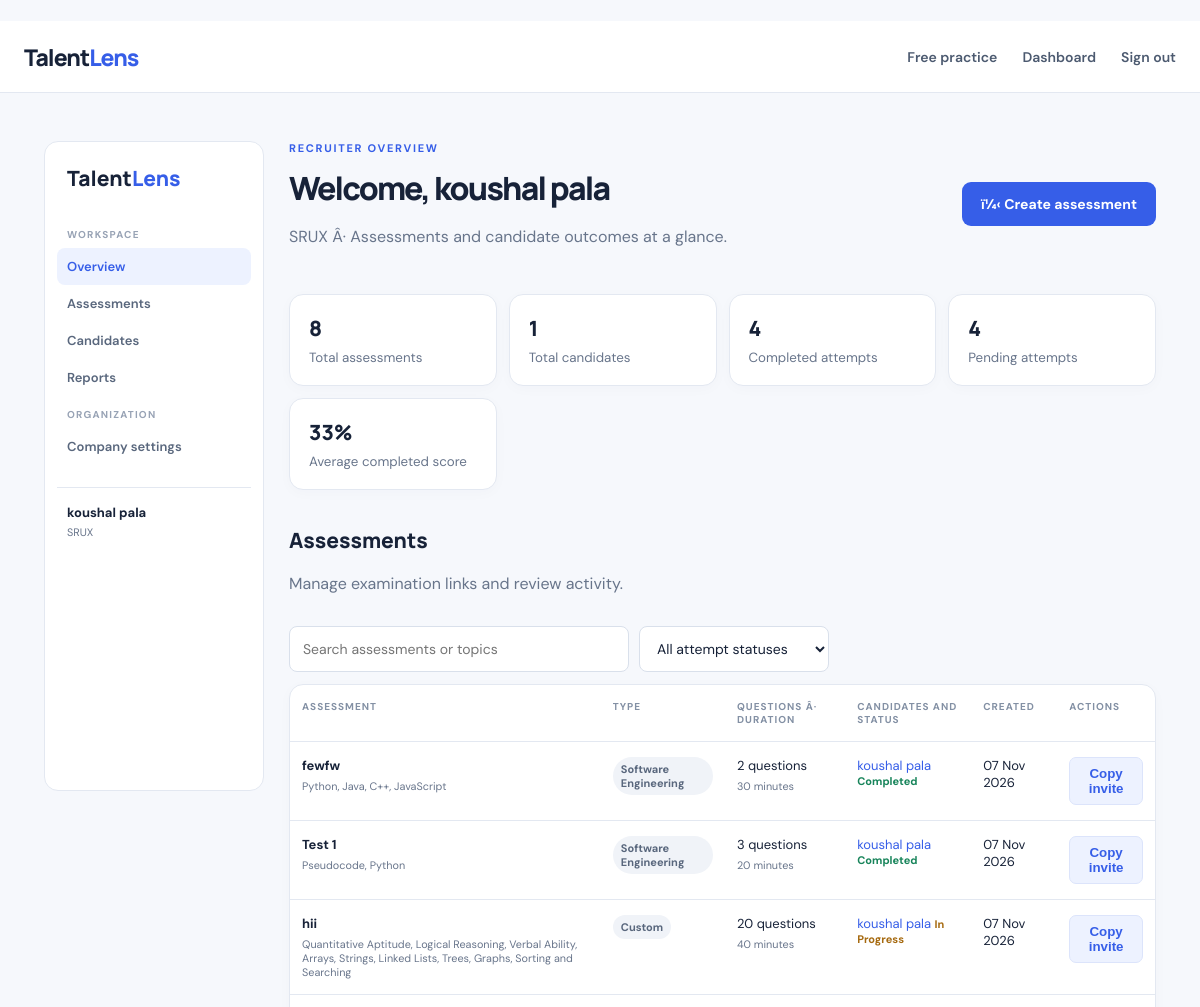
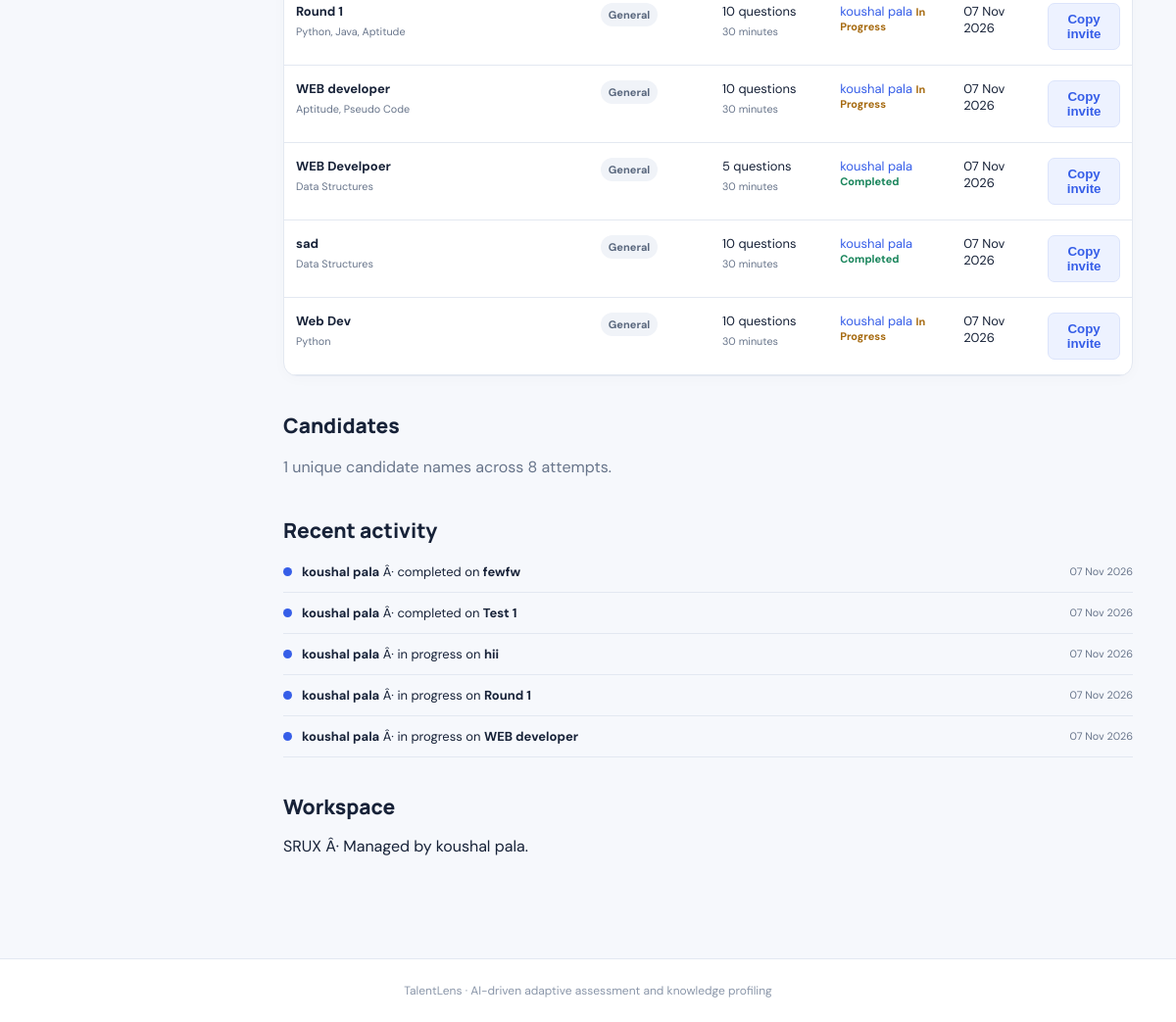
The page /dashboard (signed in) on the database its author committed (2 pictures, top to bottom).
### db_models.py (models this page shows, shortened)
class User(UserMixin, db.Model):
    id=db.Column(db.Integer,primary_key=True)
    company=db.Column(db.String(160),nullable=False)
    name=db.Column(db.String(120),nullable=False)
    email=db.Column(db.String(180),unique=True,nullable=False,index=True)
    password_hash=db.Column(db.String(255),nullable=False)
    created_at=db.Column(db.DateTime,default=lambda: datetime.now(timezone.utc).replace(tzinfo=None))

class Assessment(db.Model):
    id=db.Column(db.Integer,primary_key=True)
    recruiter_id=db.Column(db.Integer,db.ForeignKey("user.id"),nullable=True,index=True)
    title=db.Column(db.String(180),nullable=False)
    topic=db.Column(db.String(300),nullable=False)
    question_count=db.Column(db.Integer,default=10)
    duration_minutes=db.Column(db.Integer,default=30)
    token=db.Column(db.String(64),unique=True,index=True,nullable=False)
    kind=db.Column(db.String(20),default="recruiter")
    description=db.Column(db.Text,default="")
    category=db.Column(db.String(80),default="General")
    instructions=db.Column(db.Text,default="")
    created_at=db.Column(db.DateTime,default=lambda: datetime.now(timezone.utc).replace(tzinfo=None))
    recruiter=db.relationship("User",backref="assessments")
    attempts=db.relationship("Attempt",backref="assessment",cascade="all, delete-orphan")
    sections=db.relationship("AssessmentSection",backref="assessment",cascade="all, delete-orphan",order_by="AssessmentSection.display_order")

class Attempt(db.Model):
    id=db.Column(db.Integer,primary_key=True)
    assessment_id=db.Column(db.Integer,db.ForeignKey("assessment.id"),nullable=False,index=True)
    candidate_name=db.Column(db.String(140),nullable=False)
    candidate_email=db.Column(db.String(180),default="")
    profile_json=db.Column(db.Text,default="{}")
    history_json=db.Column(db.Text,default="[]")
    current_question_json=db.Column(db.Text,default="")
    question_number=db.Column(db.Integer,default=0)
    started_at=db.Column(db.DateTime)
    expires_at=db.Column(db.DateTime)
    completed_at=db.Column(db.DateTime)
    status=db.Column(db.String(20),default="not_started")
    score=db.Column(db.Float,default=0)
    created_at=db.Column(db.DateTime,default=lambda: datetime.now(timezone.utc).replace(tzinfo=None))

### app.py (the view)
@app.route("/dashboard")
@login_required
def dashboard():
    assessments = (
        Assessment.query
        .filter_by(recruiter_id=current_user.id)
        .order_by(Assessment.created_at.desc())
        .all()
    )
    return render_template(
        "dashboard.html",
        assessments=assessments
    )

### app.py (called while the page is built)
@login_manager.user_loader
def load_user(user_id):
    return db.session.get(User, int(user_id))

### templates/dashboard.html
﻿{% extends "base.html" %}{% block content %}{% set ns=namespace(attempts=0,completed=0,pending=0,candidates=[],score=0,scores=0) %}{% for a in assessments %}{% for at in a.attempts %}{% set ns.attempts=ns.attempts+1 %}{% if at.status=='completed' %}{% set ns.completed=ns.completed+1 %}{% set ns.score=ns.score+at.score %}{% set ns.scores=ns.scores+1 %}{% else %}{% set ns.pending=ns.pending+1 %}{% endif %}{% if at.candidate_name not in ns.candidates %}{% set ns.candidates=ns.candidates+[at.candidate_name] %}{% endif %}{% endfor %}{% endfor %}<div class="dashboard-shell"><aside class="dashboard-sidebar"><a href="#overview" class="side-brand">Talent<span>Lens</span></a><div class="side-label">WORKSPACE</div><a class="side-link selected" href="#overview">Overview</a><a class="side-link" href="#assessments">Assessments</a><a class="side-link" href="#candidates">Candidates</a><a class="side-link" href="#reports">Reports</a><div class="side-label">ORGANIZATION</div><a class="side-link" href="#company-settings">Company settings</a><div class="sidebar-user"><b>{{ current_user.name }}</b><small>{{ current_user.company }}</small></div></aside><div class="dashboard-main"><section id="overview"><div class="pagehead"><div><div class="eyebrow">RECRUITER OVERVIEW</div><h1>Welcome, {{ current_user.name }}</h1><p>{{ current_user.company }} Â· Assessments and candidate outcomes at a glance.</p></div><a class="btn" href="{{ url_for('new_assessment') }}">ï¼‹ Create assessment</a></div><div class="stats"><div><b>{{ assessments|length }}</b><small>Total assessments</small></div><div><b>{{ ns.candidates|length }}</b><small>Total candidates</small></div><div><b>{{ ns.completed }}</b><small>Completed attempts</small></div><div><b>{{ ns.pending }}</b><small>Pending attempts</small></div><div><b>{{ (ns.score/ns.scores)|round|int if ns.scores else 'â€”' }}{% if ns.scores %}%{% endif %}</b><small>Average completed score</small></div></div></section><section id="assessments" class="dashboard-section"><div class="pagehead compact"><div><h2>Assessments</h2><p>Manage examination links and review activity.</p></div></div><div class="table-tools"><input id="assessment-search" aria-label="Search assessments" placeholder="Search assessments or topics"><select id="status-filter" aria-label="Filter by attempt status"><option value="">All attempt statuses</option><option value="completed">Completed</option><option value="in progress">In progress</option></select></div>{% if assessments %}<div class="tablecard"><table id="assessment-table"><thead><tr><th>Assessment</th><th>Type</th><th>Questions Â· duration</th><th>Candidates and status</th><th>Created</th><th>Actions</th></tr></thead><tbody>{% for a in assessments %}<tr data-search="{{ (a.title ~ ' ' ~ a.topic ~ ' ' ~ a.category)|lower }}" data-status="{% for at in a.attempts %}{{ at.status|replace('_',' ') }} {% endfor %}"><td><b>{{ a.title }}</b><small>{{ a.topic }}</small></td><td><span class="status-pill">{{ 'Free practice' if a.kind=='practice' else (a.category or 'Recruitment') }}</span></td><td>{{ a.question_count }} questions<small>{{ a.duration_minutes }} minutes</small></td><td>{% for at in a.attempts %}<a href="{{ url_for('recruiter_attempt_report',attempt_id=at.id) }}">{{ at.candidate_name }}</a> <span class="status {{ at.status }}">{{ at.status|replace('_',' ') }}</span><br>{% else %}<span class="muted">No attempts yet</span>{% endfor %}</td><td>{{ a.created_at.strftime('%d %b %Y') }}</td><td><button class="copy" type="button" data-copy="{{ request.host_url }}invite/{{ a.token }}">Copy invite</button></td></tr>{% endfor %}</tbody></table></div><p id="no-results" class="empty" hidden>No assessments match these filters.</p>{% else %}<div class="empty"><h2>Your workspace is ready</h2><p>Create your first assessment to invite candidates and review their results.</p><a class="btn" href="{{ url_for('new_assessment') }}">Create assessment</a></div>{% endif %}</section><section id="candidates" class="dashboard-section"><h2>Candidates</h2><p class="muted">{{ ns.candidates|length }} unique candidate names across {{ ns.attempts }} attempts.</p></section><section id="reports" class="dashboard-section"><h2>Recent activity</h2>{% set recent=namespace(count=0) %}{% for a in assessments %}{% for at in a.attempts|sort(attribute='created_at',reverse=true) %}{% if recent.count<5 %}<div class="activity-row"><span class="activity-dot"></span><span><b>{{ at.candidate_name }}</b> Â· {{ at.status|replace('_',' ') }} on <b>{{ a.title }}</b></span><small>{{ at.created_at.strftime('%d %b %Y') }}</small></div>{% set recent.count=recent.count+1 %}{% endif %}{% endfor %}{% endfor %}{% if recent.count==0 %}<p class="muted">Candidate activity will appear here.</p>{% endif %}</section><section id="company-settings" class="dashboard-section"><h2>Workspace</h2><p>{{ current_user.company }} Â· Managed by {{ current_user.name }}.</p></section></div></div><script>const search=document.getElementById('assessment-search'),filter=document.getElementById('status-filter'),rows=[...document.querySelectorAll('#assessment-table tbody tr')];function filterRows(){let q=(search?.value||'').toLowerCase(),s=filter?.value||'',visible=0;rows.forEach(row=>{let ok=row.dataset.search.includes(q)&&(!s||row.dataset.status.includes(s));row.hidden=!ok;if(ok)visible++});let n=document.getElementById('no-results');if(n)n.hidden=visible>0}search?.addEventListener('input',filterRows);filter?.addEventListener('change',filterRows);document.querySelectorAll('[data-copy]').forEach(button=>button.addEventListener('click',async()=>{try{await navigator.clipboard.writeText(button.dataset.copy);button.textContent='Copied';setTimeout(()=>button.textContent='Copy invite',1400)}catch{button.textContent=button.dataset.copy}}));</script>{% endblock %}

### static/style.css (style rules this page uses)
:root { --ink:#172238;--muted:#68758b;--blue:#365ee8;--blue-dark:#2849c8;--pale:#edf2ff;--line:#e3e8f1;--surface:#fff;--canvas:#f6f8fc;--green:#17845a;--red:#bd4242;--shadow:0 12px 36px rgba(30,48,84,.07) }
* { box-sizing:border-box }
body { margin:0;background:var(--canvas);color:var(--ink);font-family:'DM Sans',sans-serif }
a { color:var(--blue);text-decoration:none }
.eyebrow { font-size:11px;letter-spacing:1.7px;font-weight:700;color:var(--blue);margin-bottom:15px }
.hero h1,h1 { font:800 46px/1.13 Manrope;letter-spacing:-1.8px;margin:0 0 17px }
.hero p,.pagehead p { font-size:16px;line-height:1.75;color:var(--muted);max-width:680px }
.btn { display:inline-flex;align-items:center;justify-content:center;border:1px solid transparent;border-radius:9px;background:var(--blue);color:white;padding:12px 18px;font-weight:700;font-size:14px;cursor:pointer;transition:background .16s,transform .16s,box-shadow .16s }
.features article,.tablecard,.empty,.formwrap,.review,.builder-card,.stats>div,.mastery,.exam-card { background:var(--surface);border:1px solid var(--line);border-radius:14px;box-shadow:0 3px 14px rgba(30,48,84,.025) }
.features p,.muted { color:var(--muted);line-height:1.65 }
input:not([type=radio]) { display:block;width:100%;margin-top:8px;border:1px solid #d9e0eb;border-radius:8px;padding:12px 13px;font:14px 'DM Sans';color:var(--ink);outline:none;background:#fff;transition:border-color .15s,box-shadow .15s }
.pagehead { display:flex;align-items:center;justify-content:space-between;gap:20px;margin-bottom:27px }
.pagehead h1 { font-size:36px }
.tablecard { overflow:auto }
table { width:100%;border-collapse:collapse;font-size:13px;min-width:690px }
th,td { text-align:left;padding:15px 12px;border-bottom:1px solid var(--line);vertical-align:top }
th { color:#8390a4;font-size:10px;text-transform:uppercase;letter-spacing:1px }
td small { display:block;color:var(--muted);margin-top:5px }
.copy { border:1px solid #dce4fb;background:var(--pale);padding:8px 11px;border-radius:7px;color:var(--blue);font-weight:700;cursor:pointer }
.stats { display:grid;grid-template-columns:repeat(4,1fr);gap:12px;margin:24px 0 }
.stats>div { padding:19px }
.stats b { display:block;font:800 21px Manrope;overflow-wrap:anywhere }
.stats small { display:block;color:var(--muted);margin-top:7px }
.status { font-size:11px;font-weight:700;text-transform:capitalize }
.status.completed { color:var(--green) }
.status.in_progress { color:#a66a10 }
textarea,select { display:block;width:100%;margin-top:8px;border:1px solid #d9e0eb;border-radius:8px;padding:12px 13px;font:14px 'DM Sans',sans-serif;color:var(--ink);background:#fff;outline:none }
.dashboard-shell { display:grid;grid-template-columns:220px minmax(0,1fr);gap:25px;align-items:start }
.dashboard-sidebar { background:#fff;border:1px solid var(--line);border-radius:14px;padding:18px 12px;position:sticky;top:18px;min-height:calc(100vh - 150px) }
.side-brand { display:block;font:800 21px Manrope;color:var(--ink);padding:4px 10px 24px }
.side-brand span { color:var(--blue) }
.side-label { font-size:10px;letter-spacing:1.2px;color:#98a3b5;font-weight:700;padding:12px 10px 7px }
.side-link { display:block;color:#59677d;padding:10px;border-radius:8px;font-size:13px;font-weight:600 }
.side-link:hover,.side-link.selected { color:var(--blue);background:var(--pale) }
.sidebar-user { border-top:1px solid var(--line);margin-top:22px;padding:16px 10px 4px;font-size:13px }
.sidebar-user small { display:block;color:var(--muted);margin-top:4px }
.dashboard-main { min-width:0 }
.dashboard-main .pagehead h1 { font-size:32px }
.dashboard-section { margin-top:36px;scroll-margin-top:20px }
.dashboard-section h2,.builder-card h2,.report-section h2 { font:750 21px Manrope;margin:0 0 8px }
.pagehead.compact { margin-bottom:12px }
.pagehead.compact h2 { font:750 21px Manrope;margin:0 }
.table-tools { display:flex;gap:10px;margin:12px 0 }
.table-tools input { max-width:340px;margin:0 }
.table-tools select { max-width:190px;margin:0 }
.status-pill { display:inline-block;background:#f0f3f8;color:#59677d;padding:5px 8px;border-radius:20px;font-size:11px;font-weight:700 }
.activity-row { display:flex;align-items:center;gap:10px;padding:12px 0;border-bottom:1px solid var(--line);font-size:13px }
.activity-row small { margin-left:auto;color:var(--muted);white-space:nowrap }
.activity-dot { width:9px;height:9px;border-radius:50%;background:var(--blue);flex:0 0 auto }

### rows shown on the page
User: name "koushal pala", company "SRUX"
Assessment: title "fewfw", topic "Python, Java, C++, JavaScript", kind+category "Software Engineering", question_count "2", duration_minutes "30", created_at "07 Nov 2026"
Attempt: candidate_name "koushal pala", status "Completed", status "completed", created_at "07 Nov 2026"
Assessment: title "Test 1", topic "Pseudocode, Python", kind+category "Software Engineering", question_count "3", duration_minutes "20", created_at "07 Nov 2026"
Attempt: candidate_name "koushal pala", status "Completed", status "completed", created_at "07 Nov 2026"
Assessment: title "hii", topic "Quantitative Aptitude, Logical Reasoning, Verbal Ability, Arrays, Strings, Linked Lists, Trees, Graphs, Sorting and Searching", kind+category "Custom", question_count "20", duration_minutes "40", created_at "07 Nov 2026"
Attempt: candidate_name "koushal pala", status "In Progress", status "in progress", created_at "07 Nov 2026"
Assessment: title "Round 1", topic "Python, Java, Aptitude", kind+category "General", question_count "10", duration_minutes "30", created_at "07 Nov 2026"
Attempt: candidate_name "koushal pala", status "In Progress", status "in progress", created_at "07 Nov 2026"
Assessment: title "WEB developer", topic "Aptitude, Pseudo Code", kind+category "General", question_count "10", duration_minutes "30", created_at "07 Nov 2026"
Attempt: candidate_name "koushal pala", status "In Progress", status "in progress", created_at "07 Nov 2026"
Assessment: title "WEB Develpoer", topic "Data Structures", kind+category "General", question_count "5", duration_minutes "30", created_at "07 Nov 2026"
Attempt: candidate_name "koushal pala", status "Completed"
Assessment: title "sad", topic "Data Structures", kind+category "General", question_count "10", duration_minutes "30", created_at "07 Nov 2026"
Attempt: candidate_name "koushal pala", status "Completed"
Assessment: title "Web Dev", topic "Python", kind+category "General", question_count "10", duration_minutes "30", created_at "07 Nov 2026"
Attempt: candidate_name "koushal pala", status "In Progress"

### other values the page prints
{{ assessments|length }} "8"
{{ ns.candidates|length }} "1"
{{ ns.completed }} "4"
{{ ns.pending }} "4"
{{ (ns.score/ns.scores)|round|int if ns.scores else 'â€”' }} "33"
{{ ns.attempts }} "8"
